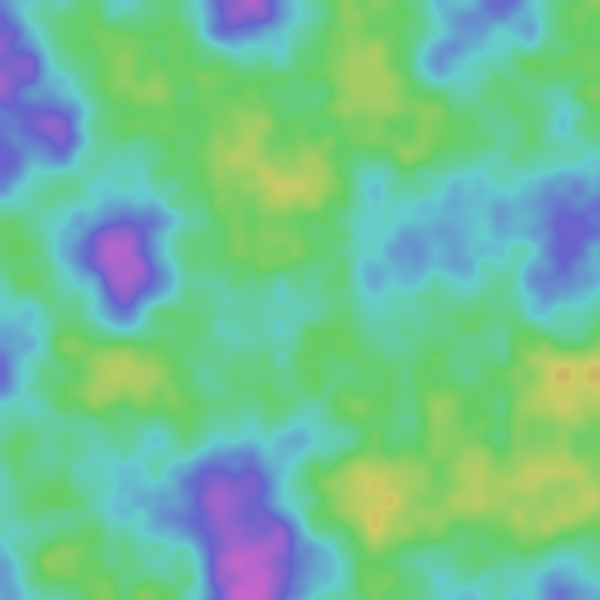
Frame 1 (no input)
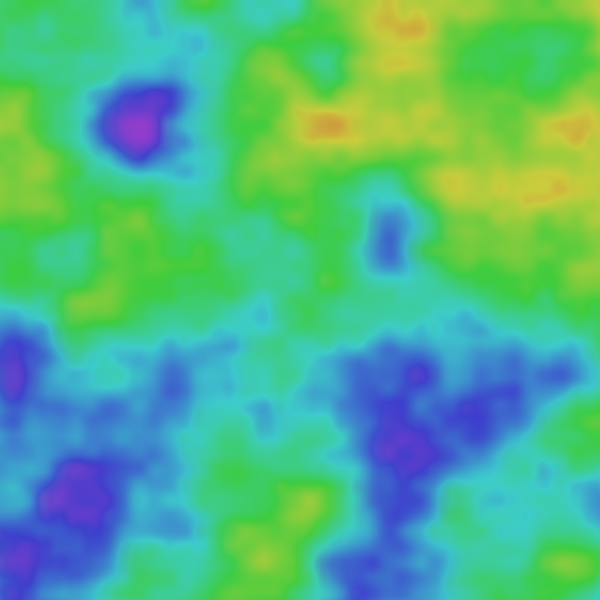
Frame 60 (the mouse pressed at the canvas centre just before this capture)
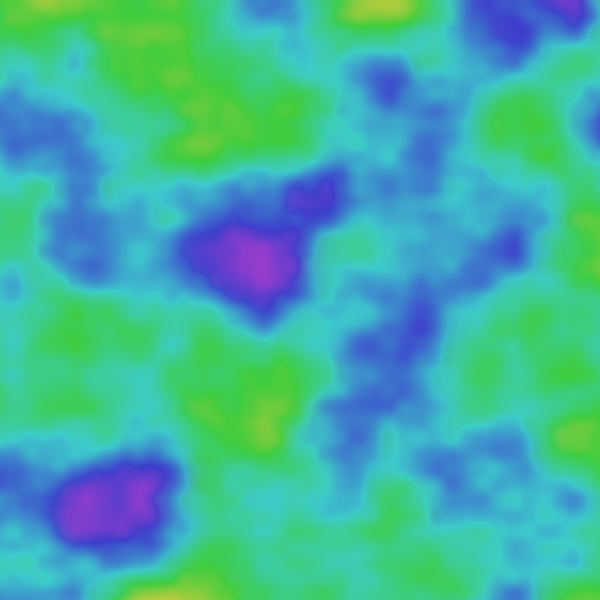
Frame 120 (the mouse held since frame 60 and released just before this capture)

The Processing sketch that drew these frames (run headless with seeded random() and noise(); from frame 60 on, the mouse is pressed at the canvas centre):

// Processing sketch: G22_perlin_test
// ── G22_perlin_test.pde
//	Introduction to Processing by Robin Parmar. MIT License.

/*	LESSON G22: Perlin Texture
 
 Perlin noise was developed by Ken Perlin to produce organic textures
 and graphical forms. It is a type of gradient noise that returns
 pseudo-random values.
 
 This example fills a canvas with colour transitions.
 */

// ** STARTING CODE to be developed in lab **

// scale for traversing Perlin space: should be quite tiny
float scale = .008;

// colour hue
float h;
float t = 0;
float delta = 0.1;

void setup() {
  size(600, 600);
  colorMode(HSB, 1.);
}

void draw(){
  
  // for each point on the canvas...
  for (int i=0; i<width; i++) {
    for (int j=0; j<height; j++) {

      // to be replaced with a Perlin value
      h = noise(t + i*scale, j*scale);
      
      //float v = noise(i*scale, j*scale);
      
      // arbitrarily choose saturation and brightness
      stroke(h, .7, .8);
      point(i, j);
    }
  }
  t += delta;
}
